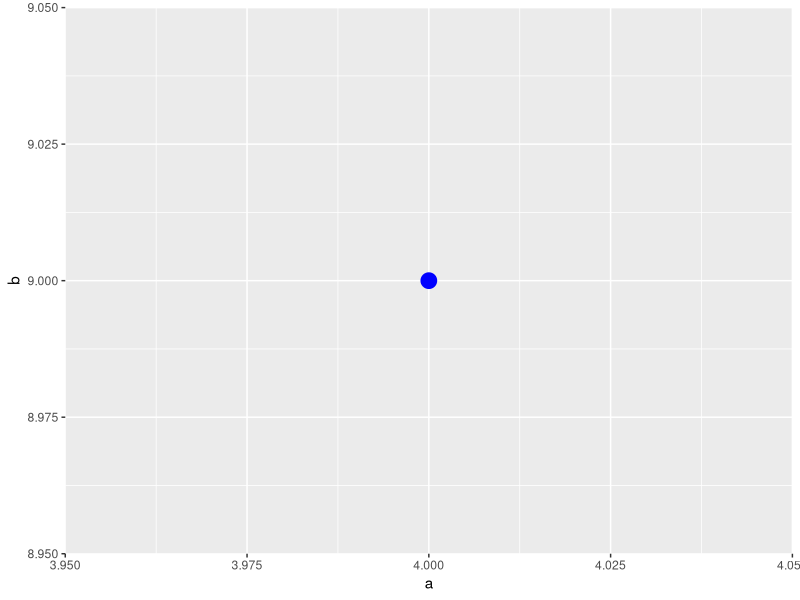
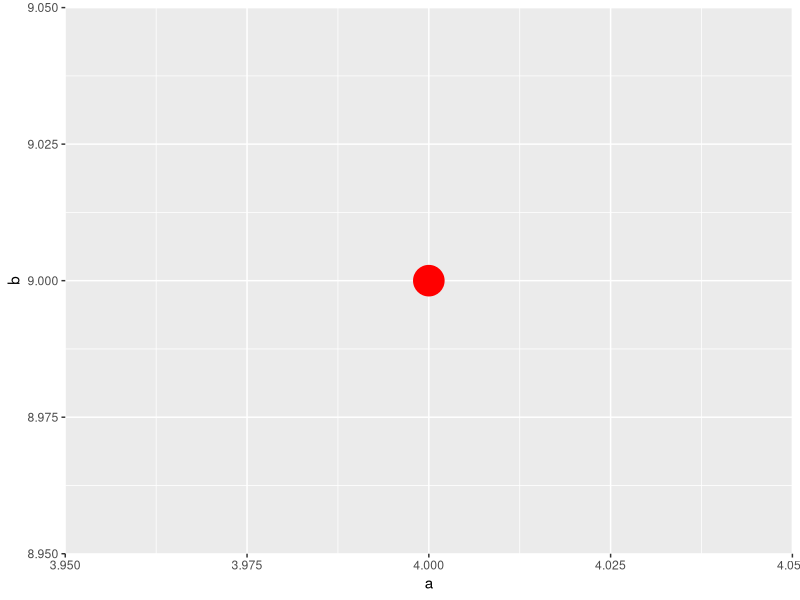
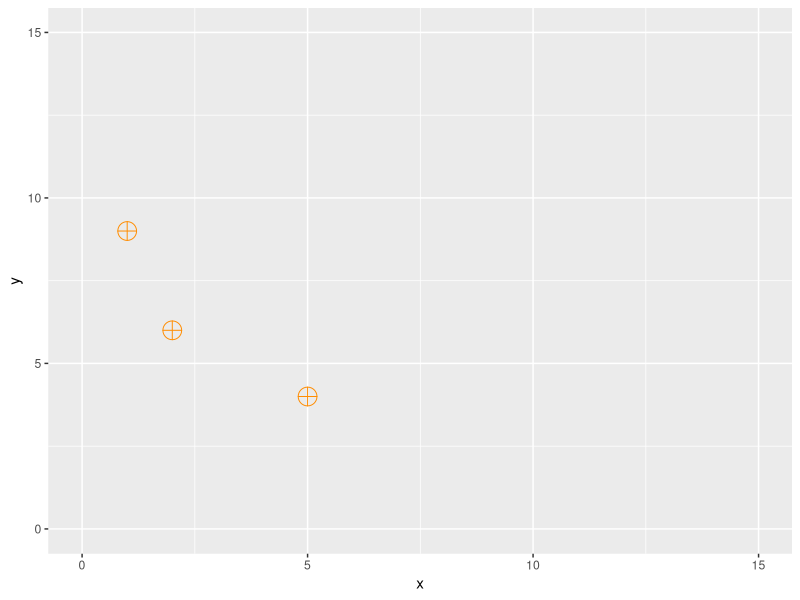

The R script that drew these images, in order:
a<-4
b<-9
dat<-data.frame(a,b)
dat
library(ggplot2)
ggplot()+geom_point(data=dat,aes(x=a,y=b),size=5,color="blue")

ggplot()+geom_point(data=dat,aes(x=a,y=b),size=10,color="red")

#Controlling axis properties
x<-c(2,5,1)
y<-c(6,4,9)
datos<-data.frame(x,y)
ggplot()+geom_point(data=datos,aes(x=x,y=y),size=6,color="darkorange",shape=10)+
  scale_x_continuous(limits=c(0,15),breaks=seq(0,15,5))+
  scale_y_continuous(limits=c(0,15),breaks=seq(0,15,5))

seq(0,15,1)
seq(0,15,5)

